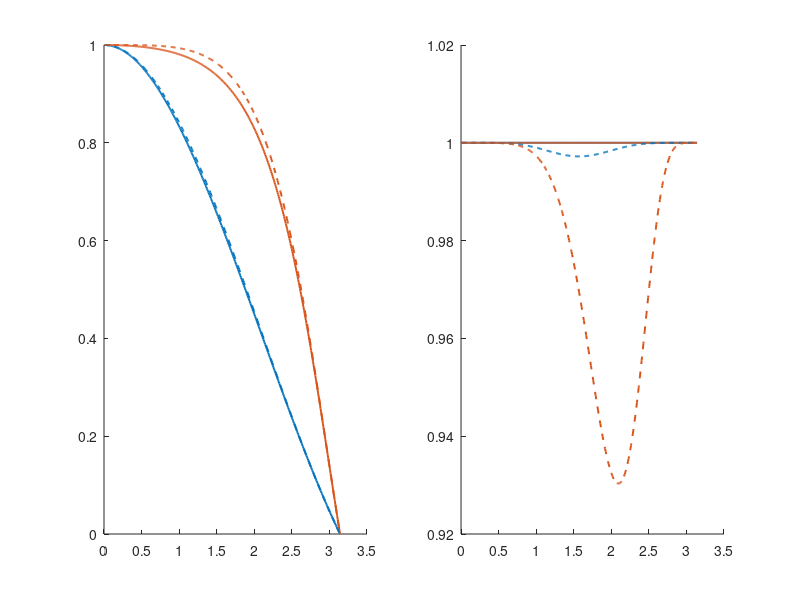

Write MATLAB code to recreate this figure. (Note: this script raises an error after producing the figure.)
%% PLOT_SCHEME_SPECTRA  Dispersion and dissipation of each scheme pairing
%
%   Each Fourier mode exp(i*k*x) is advected at exactly speed a. A numerical
%   scheme changes the speed (dispersion) and the amplitude (dissipation) of
%   each mode. For a mode with phi = k*dx, the spatial operator has the symbol
%       CD2    :  i * sin(phi)
%       CMPT4  :  i * 1.5*sin(phi) / (1 + 0.5*cos(phi))
%   and each time scheme turns this into a per-step amplification factor G.
%   The quantities plotted are
%       phase speed ratio  =  -angle(G) / (CFL*phi)       (1 = exact)
%       amplitude left     =  |G|^nSteps                  (1 = no damping)
%
%   Settings match the first panel of run_advection (N = 40, dt = 0.2).
%   Run from this folder. Output goes to ./results. Requires MATLAB R2020a or newer.

clear; clc; close all;

a = 1;  tEnd = 20;  xLim = [-10 10];
N0 = 40;  dt0 = 0.2;

dx     = (xLim(2) - xLim(1)) / N0;
CFL    = a * dt0 / dx;
nSteps = round(tEnd / dt0);

phi = linspace(0.01, pi, 400);      % phi = k*dx; phi = pi is the Nyquist wavenumber

symbol.CD2   = sin(phi);
symbol.CMPT4 = 1.5 * sin(phi) ./ (1 + 0.5*cos(phi));

timeSchemes  = {'Trapezoidal', 'RK4'};
spaceSchemes = {'CD2', 'CMPT4'};

colors = lines(2);
styles = {'-', '--'};

fig = figure('Color', 'w', 'Position', [100 100 950 400]);
for it = 1:2
    for is = 1:2
        z = -1i * CFL * symbol.(spaceSchemes{is});

        switch timeSchemes{it}
            case 'Trapezoidal'
                G = (1 + z/2) ./ (1 - z/2);
            case 'RK4'
                G = 1 + z + z.^2/2 + z.^3/6 + z.^4/24;
        end

        label = sprintf('%s + %s', timeSchemes{it}, spaceSchemes{is});

        subplot(1, 2, 1); hold on;
        plot(phi, -angle(G) ./ (CFL*phi), styles{it}, 'Color', colors(is,:), ...
             'LineWidth', 1.4, 'DisplayName', label);

        subplot(1, 2, 2); hold on;
        plot(phi, abs(G).^nSteps, styles{it}, 'Color', colors(is,:), ...
             'LineWidth', 1.4, 'DisplayName', label);
    end
end

subplot(1, 2, 1);
yline(1, 'k:', 'HandleVisibility', 'off');
grid on; xlabel('\phi = k\Delta x'); ylabel('Numerical / exact phase speed');
title(sprintf('Dispersion (N = %d, CFL = %.2f)', N0, CFL));
legend('Location', 'southwest'); ylim([0 1.1]);

subplot(1, 2, 2);
grid on; xlabel('\phi = k\Delta x'); ylabel(sprintf('Amplitude remaining after %d steps', nSteps));
title('Dissipation'); legend('Location', 'southwest'); ylim([0 1.05]);

outDir = 'results';
if ~exist(outDir, 'dir'), mkdir(outDir); end
exportgraphics(fig, fullfile(outDir, 'scheme_spectra.png'), 'Resolution', 200);
